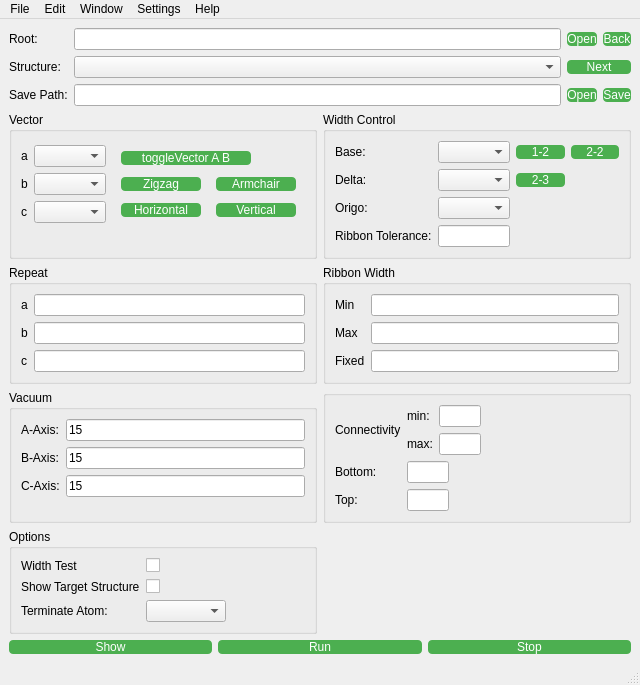
<?xml version="1.0" encoding="UTF-8"?>
<ui version="4.0">
 <class>MainWindow</class>
 <widget class="QMainWindow" name="MainWindow">
  <property name="geometry">
   <rect>
    <x>0</x>
    <y>0</y>
    <width>640</width>
    <height>680</height>
   </rect>
  </property>
  <property name="maximumSize">
   <size>
    <width>640</width>
    <height>680</height>
   </size>
  </property>
  <property name="windowTitle">
   <string>MainWindow</string>
  </property>
  <property name="styleSheet">
   <string notr="true">
QPushButton{
    background-color: #4CAF50; /* Green */
    border: none;
    color: white;


	border-radius:4px
}
QPushButton:hover{
	background:rgb(0, 255, 127);
	color:black;
	cursor:pointer
}
QLineEdit{
	width:40px
}
</string>
  </property>
  <widget class="QWidget" name="centralWidget">
   <layout class="QVBoxLayout" name="verticalLayout_2">
    <item>
     <layout class="QGridLayout" name="gridLayout">
      <item row="0" column="1">
       <widget class="QLineEdit" name="rootPath">
        <property name="readOnly">
         <bool>true</bool>
        </property>
       </widget>
      </item>
      <item row="2" column="0">
       <widget class="QLabel" name="label_3">
        <property name="text">
         <string>Save Path:</string>
        </property>
       </widget>
      </item>
      <item row="0" column="0">
       <widget class="QLabel" name="label">
        <property name="text">
         <string>Root:</string>
        </property>
       </widget>
      </item>
      <item row="1" column="1">
       <widget class="QComboBox" name="choiceStructure"/>
      </item>
      <item row="2" column="3">
       <widget class="QPushButton" name="saveToPath">
        <property name="text">
         <string>Save</string>
        </property>
       </widget>
      </item>
      <item row="0" column="3">
       <widget class="QPushButton" name="backRootPath">
        <property name="text">
         <string>Back</string>
        </property>
       </widget>
      </item>
      <item row="1" column="2" colspan="2">
       <widget class="QPushButton" name="nextStructure">
        <property name="text">
         <string>Next</string>
        </property>
       </widget>
      </item>
      <item row="2" column="1">
       <widget class="QLineEdit" name="savedPath"/>
      </item>
      <item row="2" column="2">
       <widget class="QPushButton" name="openSavePath">
        <property name="text">
         <string>Open</string>
        </property>
       </widget>
      </item>
      <item row="1" column="0">
       <widget class="QLabel" name="label_2">
        <property name="text">
         <string>Structure:</string>
        </property>
       </widget>
      </item>
      <item row="0" column="2">
       <widget class="QPushButton" name="openRootPath">
        <property name="text">
         <string>Open</string>
        </property>
       </widget>
      </item>
     </layout>
    </item>
    <item>
     <layout class="QGridLayout" name="gridLayout_8">
      <item row="0" column="0">
       <widget class="QGroupBox" name="groupBox_2">
        <property name="sizePolicy">
         <sizepolicy hsizetype="Preferred" vsizetype="Preferred">
          <horstretch>1</horstretch>
          <verstretch>0</verstretch>
         </sizepolicy>
        </property>
        <property name="maximumSize">
         <size>
          <width>16777215</width>
          <height>16777215</height>
         </size>
        </property>
        <property name="title">
         <string>Vector</string>
        </property>
        <layout class="QGridLayout" name="gridLayout_3">
         <item row="0" column="0">
          <layout class="QFormLayout" name="formLayout">
           <item row="0" column="0">
            <widget class="QLabel" name="label_8">
             <property name="text">
              <string>a</string>
             </property>
            </widget>
           </item>
           <item row="0" column="1">
            <widget class="QComboBox" name="vectorA"/>
           </item>
           <item row="1" column="0">
            <widget class="QLabel" name="label_17">
             <property name="text">
              <string>b</string>
             </property>
            </widget>
           </item>
           <item row="1" column="1">
            <widget class="QComboBox" name="vectorB"/>
           </item>
           <item row="2" column="0">
            <widget class="QLabel" name="label_18">
             <property name="text">
              <string>c</string>
             </property>
            </widget>
           </item>
           <item row="2" column="1">
            <widget class="QComboBox" name="vectorC"/>
           </item>
          </layout>
         </item>
         <item row="0" column="1">
          <layout class="QGridLayout" name="gridLayout_2">
           <item row="0" column="0" colspan="2">
            <widget class="QPushButton" name="toggleVectorAB">
             <property name="maximumSize">
              <size>
               <width>130</width>
               <height>16777215</height>
              </size>
             </property>
             <property name="text">
              <string>toggleVector A B</string>
             </property>
            </widget>
           </item>
           <item row="1" column="0">
            <widget class="QPushButton" name="setVectorZigzag">
             <property name="maximumSize">
              <size>
               <width>80</width>
               <height>16777215</height>
              </size>
             </property>
             <property name="text">
              <string>Zigzag</string>
             </property>
            </widget>
           </item>
           <item row="1" column="1">
            <widget class="QPushButton" name="setVectorArmchair">
             <property name="maximumSize">
              <size>
               <width>80</width>
               <height>16777215</height>
              </size>
             </property>
             <property name="text">
              <string>Armchair</string>
             </property>
            </widget>
           </item>
           <item row="2" column="0">
            <widget class="QPushButton" name="setVectorHorizontal">
             <property name="maximumSize">
              <size>
               <width>80</width>
               <height>16777215</height>
              </size>
             </property>
             <property name="text">
              <string>Horizontal</string>
             </property>
            </widget>
           </item>
           <item row="2" column="1">
            <widget class="QPushButton" name="setVectorVertical">
             <property name="maximumSize">
              <size>
               <width>80</width>
               <height>16777215</height>
              </size>
             </property>
             <property name="text">
              <string>Vertical</string>
             </property>
            </widget>
           </item>
          </layout>
         </item>
         <item row="1" column="1">
          <spacer name="horizontalSpacer_4">
           <property name="orientation">
            <enum>Qt::Horizontal</enum>
           </property>
           <property name="sizeHint" stdset="0">
            <size>
             <width>40</width>
             <height>20</height>
            </size>
           </property>
          </spacer>
         </item>
        </layout>
       </widget>
      </item>
      <item row="0" column="1">
       <widget class="QGroupBox" name="groupBox">
        <property name="sizePolicy">
         <sizepolicy hsizetype="Preferred" vsizetype="Preferred">
          <horstretch>1</horstretch>
          <verstretch>0</verstretch>
         </sizepolicy>
        </property>
        <property name="title">
         <string>Width Control</string>
        </property>
        <layout class="QVBoxLayout" name="verticalLayout">
         <item>
          <layout class="QVBoxLayout" name="verticalLayout_7">
           <item>
            <layout class="QGridLayout" name="gridLayout_7">
             <item row="1" column="1">
              <widget class="QComboBox" name="widthControlDelta"/>
             </item>
             <item row="2" column="1">
              <widget class="QComboBox" name="widthControlOrigo"/>
             </item>
             <item row="0" column="2">
              <widget class="QPushButton" name="setVector1_2">
               <property name="text">
                <string>1-2</string>
               </property>
              </widget>
             </item>
             <item row="0" column="0">
              <widget class="QLabel" name="label_13">
               <property name="text">
                <string>Base:</string>
               </property>
              </widget>
             </item>
             <item row="1" column="2">
              <widget class="QPushButton" name="setVector2_3">
               <property name="text">
                <string>2-3</string>
               </property>
              </widget>
             </item>
             <item row="0" column="1">
              <widget class="QComboBox" name="widthControlBase"/>
             </item>
             <item row="3" column="1">
              <widget class="QLineEdit" name="ribbonTolerance">
               <property name="sizePolicy">
                <sizepolicy hsizetype="Expanding" vsizetype="Fixed">
                 <horstretch>0</horstretch>
                 <verstretch>0</verstretch>
                </sizepolicy>
               </property>
              </widget>
             </item>
             <item row="1" column="0">
              <widget class="QLabel" name="label_14">
               <property name="text">
                <string>Delta:</string>
               </property>
              </widget>
             </item>
             <item row="0" column="3">
              <widget class="QPushButton" name="setVector2_2">
               <property name="text">
                <string>2-2</string>
               </property>
              </widget>
             </item>
             <item row="3" column="0">
              <widget class="QLabel" name="label_16">
               <property name="text">
                <string>Ribbon Tolerance:</string>
               </property>
              </widget>
             </item>
             <item row="2" column="0">
              <widget class="QLabel" name="label_15">
               <property name="text">
                <string>Origo:</string>
               </property>
              </widget>
             </item>
             <item row="3" column="2">
              <spacer name="horizontalSpacer_5">
               <property name="orientation">
                <enum>Qt::Horizontal</enum>
               </property>
               <property name="sizeHint" stdset="0">
                <size>
                 <width>40</width>
                 <height>20</height>
                </size>
               </property>
              </spacer>
             </item>
             <item row="3" column="3">
              <spacer name="horizontalSpacer_6">
               <property name="orientation">
                <enum>Qt::Horizontal</enum>
               </property>
               <property name="sizeHint" stdset="0">
                <size>
                 <width>40</width>
                 <height>20</height>
                </size>
               </property>
              </spacer>
             </item>
            </layout>
           </item>
          </layout>
         </item>
        </layout>
       </widget>
      </item>
      <item row="1" column="0">
       <widget class="QGroupBox" name="groupBox_7">
        <property name="sizePolicy">
         <sizepolicy hsizetype="Preferred" vsizetype="Preferred">
          <horstretch>1</horstretch>
          <verstretch>0</verstretch>
         </sizepolicy>
        </property>
        <property name="maximumSize">
         <size>
          <width>16777215</width>
          <height>16777215</height>
         </size>
        </property>
        <property name="title">
         <string>Repeat</string>
        </property>
        <layout class="QFormLayout" name="formLayout_4">
         <item row="0" column="0">
          <widget class="QLabel" name="label_12">
           <property name="text">
            <string>a</string>
           </property>
          </widget>
         </item>
         <item row="0" column="1">
          <widget class="QLineEdit" name="repeatA"/>
         </item>
         <item row="1" column="0">
          <widget class="QLabel" name="label_19">
           <property name="text">
            <string>b</string>
           </property>
          </widget>
         </item>
         <item row="1" column="1">
          <widget class="QLineEdit" name="repeatB"/>
         </item>
         <item row="2" column="0">
          <widget class="QLabel" name="label_20">
           <property name="text">
            <string>c</string>
           </property>
          </widget>
         </item>
         <item row="2" column="1">
          <widget class="QLineEdit" name="repeatC"/>
         </item>
        </layout>
       </widget>
      </item>
      <item row="1" column="1">
       <widget class="QGroupBox" name="groupBox_5">
        <property name="sizePolicy">
         <sizepolicy hsizetype="Preferred" vsizetype="Preferred">
          <horstretch>1</horstretch>
          <verstretch>0</verstretch>
         </sizepolicy>
        </property>
        <property name="title">
         <string>Ribbon Width</string>
        </property>
        <layout class="QFormLayout" name="formLayout_2">
         <item row="0" column="0">
          <widget class="QLabel" name="label_52">
           <property name="text">
            <string>Min</string>
           </property>
          </widget>
         </item>
         <item row="0" column="1">
          <widget class="QLineEdit" name="minRibbonWidth"/>
         </item>
         <item row="1" column="0">
          <widget class="QLabel" name="label_50">
           <property name="text">
            <string>Max</string>
           </property>
          </widget>
         </item>
         <item row="1" column="1">
          <widget class="QLineEdit" name="maxRibbonWidth"/>
         </item>
         <item row="2" column="0">
          <widget class="QLabel" name="label_49">
           <property name="text">
            <string>Fixed</string>
           </property>
          </widget>
         </item>
         <item row="2" column="1">
          <widget class="QLineEdit" name="fixedRibbonWidth"/>
         </item>
        </layout>
       </widget>
      </item>
      <item row="2" column="0">
       <widget class="QGroupBox" name="groupBox_4">
        <property name="sizePolicy">
         <sizepolicy hsizetype="Preferred" vsizetype="Preferred">
          <horstretch>1</horstretch>
          <verstretch>0</verstretch>
         </sizepolicy>
        </property>
        <property name="maximumSize">
         <size>
          <width>16777215</width>
          <height>16777215</height>
         </size>
        </property>
        <property name="title">
         <string>Vacuum</string>
        </property>
        <layout class="QFormLayout" name="formLayout_6">
         <item row="0" column="0">
          <widget class="QLabel" name="label_22">
           <property name="text">
            <string>A-Axis:</string>
           </property>
          </widget>
         </item>
         <item row="0" column="1">
          <widget class="QLineEdit" name="vacuumA">
           <property name="text">
            <string>15</string>
           </property>
          </widget>
         </item>
         <item row="1" column="0">
          <widget class="QLabel" name="label_10">
           <property name="text">
            <string>B-Axis:</string>
           </property>
          </widget>
         </item>
         <item row="1" column="1">
          <widget class="QLineEdit" name="vacuumB">
           <property name="text">
            <string>15</string>
           </property>
          </widget>
         </item>
         <item row="2" column="0">
          <widget class="QLabel" name="label_11">
           <property name="text">
            <string>C-Axis:</string>
           </property>
          </widget>
         </item>
         <item row="2" column="1">
          <widget class="QLineEdit" name="vacuumC">
           <property name="text">
            <string>15</string>
           </property>
          </widget>
         </item>
        </layout>
       </widget>
      </item>
      <item row="2" column="1">
       <widget class="QGroupBox" name="groupBox_6">
        <property name="sizePolicy">
         <sizepolicy hsizetype="Preferred" vsizetype="Preferred">
          <horstretch>1</horstretch>
          <verstretch>0</verstretch>
         </sizepolicy>
        </property>
        <property name="title">
         <string/>
        </property>
        <layout class="QFormLayout" name="formLayout_7">
         <item row="0" column="0">
          <widget class="QLabel" name="label_7">
           <property name="sizePolicy">
            <sizepolicy hsizetype="Preferred" vsizetype="Expanding">
             <horstretch>0</horstretch>
             <verstretch>0</verstretch>
            </sizepolicy>
           </property>
           <property name="text">
            <string>Connectivity</string>
           </property>
           <property name="alignment">
            <set>Qt::AlignLeading|Qt::AlignLeft|Qt::AlignVCenter</set>
           </property>
          </widget>
         </item>
         <item row="0" column="1">
          <layout class="QFormLayout" name="formLayout_5">
           <property name="formAlignment">
            <set>Qt::AlignLeading|Qt::AlignLeft|Qt::AlignVCenter</set>
           </property>
           <item row="0" column="0">
            <widget class="QLabel" name="label_9">
             <property name="text">
              <string>min:</string>
             </property>
            </widget>
           </item>
           <item row="0" column="1">
            <widget class="QLineEdit" name="connectivityMin">
             <property name="sizePolicy">
              <sizepolicy hsizetype="Fixed" vsizetype="Fixed">
               <horstretch>1</horstretch>
               <verstretch>0</verstretch>
              </sizepolicy>
             </property>
            </widget>
           </item>
           <item row="1" column="0">
            <widget class="QLabel" name="label_23">
             <property name="text">
              <string>max:</string>
             </property>
            </widget>
           </item>
           <item row="1" column="1">
            <widget class="QLineEdit" name="connectivityMax">
             <property name="sizePolicy">
              <sizepolicy hsizetype="Fixed" vsizetype="Fixed">
               <horstretch>1</horstretch>
               <verstretch>0</verstretch>
              </sizepolicy>
             </property>
            </widget>
           </item>
          </layout>
         </item>
         <item row="1" column="0">
          <widget class="QLabel" name="label_45">
           <property name="sizePolicy">
            <sizepolicy hsizetype="Preferred" vsizetype="Expanding">
             <horstretch>0</horstretch>
             <verstretch>0</verstretch>
            </sizepolicy>
           </property>
           <property name="text">
            <string>Bottom:</string>
           </property>
          </widget>
         </item>
         <item row="1" column="1">
          <widget class="QLineEdit" name="bottom">
           <property name="sizePolicy">
            <sizepolicy hsizetype="Fixed" vsizetype="Fixed">
             <horstretch>1</horstretch>
             <verstretch>0</verstretch>
            </sizepolicy>
           </property>
          </widget>
         </item>
         <item row="2" column="0">
          <widget class="QLabel" name="label_21">
           <property name="sizePolicy">
            <sizepolicy hsizetype="Preferred" vsizetype="Expanding">
             <horstretch>0</horstretch>
             <verstretch>0</verstretch>
            </sizepolicy>
           </property>
           <property name="text">
            <string>Top:</string>
           </property>
          </widget>
         </item>
         <item row="2" column="1">
          <widget class="QLineEdit" name="top">
           <property name="sizePolicy">
            <sizepolicy hsizetype="Fixed" vsizetype="Fixed">
             <horstretch>1</horstretch>
             <verstretch>0</verstretch>
            </sizepolicy>
           </property>
          </widget>
         </item>
        </layout>
       </widget>
      </item>
      <item row="3" column="0">
       <widget class="QGroupBox" name="groupBox_3">
        <property name="maximumSize">
         <size>
          <width>16777215</width>
          <height>16777215</height>
         </size>
        </property>
        <property name="title">
         <string>Options</string>
        </property>
        <layout class="QFormLayout" name="formLayout_3">
         <item row="0" column="0">
          <widget class="QLabel" name="label_4">
           <property name="text">
            <string>Width Test</string>
           </property>
          </widget>
         </item>
         <item row="0" column="1">
          <widget class="QCheckBox" name="ifWidthTest">
           <property name="text">
            <string/>
           </property>
          </widget>
         </item>
         <item row="1" column="0">
          <widget class="QLabel" name="label_5">
           <property name="text">
            <string>Show Target Structure</string>
           </property>
          </widget>
         </item>
         <item row="1" column="1">
          <widget class="QCheckBox" name="ifShowTargetStructure">
           <property name="text">
            <string/>
           </property>
          </widget>
         </item>
         <item row="2" column="0">
          <widget class="QLabel" name="label_6">
           <property name="text">
            <string>Terminate Atom:</string>
           </property>
          </widget>
         </item>
         <item row="2" column="1">
          <widget class="QComboBox" name="terminateAtom">
           <property name="maximumSize">
            <size>
             <width>80</width>
             <height>16777215</height>
            </size>
           </property>
          </widget>
         </item>
        </layout>
       </widget>
      </item>
     </layout>
    </item>
    <item>
     <layout class="QGridLayout" name="gridLayout_4">
      <item row="0" column="0">
       <widget class="QPushButton" name="showStructure">
        <property name="text">
         <string>Show</string>
        </property>
       </widget>
      </item>
      <item row="0" column="1">
       <widget class="QPushButton" name="runProgram">
        <property name="text">
         <string>Run</string>
        </property>
       </widget>
      </item>
      <item row="0" column="2">
       <widget class="QPushButton" name="stopProgram">
        <property name="text">
         <string>Stop</string>
        </property>
       </widget>
      </item>
     </layout>
    </item>
   </layout>
  </widget>
  <widget class="QMenuBar" name="menubar">
   <property name="geometry">
    <rect>
     <x>0</x>
     <y>0</y>
     <width>640</width>
     <height>26</height>
    </rect>
   </property>
   <widget class="QMenu" name="menu">
    <property name="title">
     <string>File</string>
    </property>
    <addaction name="actionOpen"/>
    <addaction name="actionExit"/>
   </widget>
   <widget class="QMenu" name="menuEdit">
    <property name="title">
     <string>Edit</string>
    </property>
   </widget>
   <widget class="QMenu" name="menuWindow">
    <property name="title">
     <string>Window</string>
    </property>
   </widget>
   <widget class="QMenu" name="menuSettings">
    <property name="title">
     <string>Settings</string>
    </property>
   </widget>
   <widget class="QMenu" name="menuHelp">
    <property name="title">
     <string>Help</string>
    </property>
    <addaction name="actionAbout"/>
   </widget>
   <addaction name="menu"/>
   <addaction name="menuEdit"/>
   <addaction name="menuWindow"/>
   <addaction name="menuSettings"/>
   <addaction name="menuHelp"/>
  </widget>
  <widget class="QStatusBar" name="statusbar"/>
  <action name="actionOpen">
   <property name="text">
    <string>&amp;Open</string>
   </property>
  </action>
  <action name="actionExit">
   <property name="text">
    <string>Exit</string>
   </property>
  </action>
  <action name="actionAbout">
   <property name="text">
    <string>About</string>
   </property>
  </action>
 </widget>
 <resources/>
 <connections>
  <connection>
   <sender>openRootPath</sender>
   <signal>clicked()</signal>
   <receiver>MainWindow</receiver>
   <slot>openFilesSlot()</slot>
   <hints>
    <hint type="sourcelabel">
     <x>611</x>
     <y>52</y>
    </hint>
    <hint type="destinationlabel">
     <x>530</x>
     <y>119</y>
    </hint>
   </hints>
  </connection>
  <connection>
   <sender>backRootPath</sender>
   <signal>clicked()</signal>
   <receiver>MainWindow</receiver>
   <slot>openFilesSlot()</slot>
   <hints>
    <hint type="sourcelabel">
     <x>649</x>
     <y>45</y>
    </hint>
    <hint type="destinationlabel">
     <x>529</x>
     <y>27</y>
    </hint>
   </hints>
  </connection>
  <connection>
   <sender>openSavePath</sender>
   <signal>clicked()</signal>
   <receiver>MainWindow</receiver>
   <slot>openFilesSlot()</slot>
   <hints>
    <hint type="sourcelabel">
     <x>611</x>
     <y>100</y>
    </hint>
    <hint type="destinationlabel">
     <x>533</x>
     <y>153</y>
    </hint>
   </hints>
  </connection>
  <connection>
   <sender>nextStructure</sender>
   <signal>clicked()</signal>
   <receiver>MainWindow</receiver>
   <slot>nextStructureSlot()</slot>
   <hints>
    <hint type="sourcelabel">
     <x>641</x>
     <y>77</y>
    </hint>
    <hint type="destinationlabel">
     <x>526</x>
     <y>195</y>
    </hint>
   </hints>
  </connection>
  <connection>
   <sender>rootPath</sender>
   <signal>textChanged(QString)</signal>
   <receiver>MainWindow</receiver>
   <slot>loadStructuresSlot()</slot>
   <hints>
    <hint type="sourcelabel">
     <x>340</x>
     <y>46</y>
    </hint>
    <hint type="destinationlabel">
     <x>300</x>
     <y>28</y>
    </hint>
   </hints>
  </connection>
  <connection>
   <sender>choiceStructure</sender>
   <signal>currentTextChanged(QString)</signal>
   <receiver>MainWindow</receiver>
   <slot>parseStructureSlot()</slot>
   <hints>
    <hint type="sourcelabel">
     <x>214</x>
     <y>77</y>
    </hint>
    <hint type="destinationlabel">
     <x>12</x>
     <y>114</y>
    </hint>
   </hints>
  </connection>
  <connection>
   <sender>saveToPath</sender>
   <signal>clicked()</signal>
   <receiver>MainWindow</receiver>
   <slot>saveToPathSlot()</slot>
   <hints>
    <hint type="sourcelabel">
     <x>649</x>
     <y>100</y>
    </hint>
    <hint type="destinationlabel">
     <x>530</x>
     <y>85</y>
    </hint>
   </hints>
  </connection>
  <connection>
   <sender>setVector1_2</sender>
   <signal>clicked()</signal>
   <receiver>MainWindow</receiver>
   <slot>changeComboBoxSlot()</slot>
   <hints>
    <hint type="sourcelabel">
     <x>114</x>
     <y>295</y>
    </hint>
    <hint type="destinationlabel">
     <x>7</x>
     <y>321</y>
    </hint>
   </hints>
  </connection>
  <connection>
   <sender>setVector2_2</sender>
   <signal>clicked()</signal>
   <receiver>MainWindow</receiver>
   <slot>changeComboBoxSlot()</slot>
   <hints>
    <hint type="sourcelabel">
     <x>323</x>
     <y>297</y>
    </hint>
    <hint type="destinationlabel">
     <x>529</x>
     <y>261</y>
    </hint>
   </hints>
  </connection>
  <connection>
   <sender>setVector2_3</sender>
   <signal>clicked()</signal>
   <receiver>MainWindow</receiver>
   <slot>changeComboBoxSlot()</slot>
   <hints>
    <hint type="sourcelabel">
     <x>614</x>
     <y>299</y>
    </hint>
    <hint type="destinationlabel">
     <x>526</x>
     <y>297</y>
    </hint>
   </hints>
  </connection>
  <connection>
   <sender>toggleVectorAB</sender>
   <signal>clicked()</signal>
   <receiver>MainWindow</receiver>
   <slot>changeComboBoxSlot()</slot>
   <hints>
    <hint type="sourcelabel">
     <x>469</x>
     <y>382</y>
    </hint>
    <hint type="destinationlabel">
     <x>527</x>
     <y>411</y>
    </hint>
   </hints>
  </connection>
  <connection>
   <sender>setVectorZigzag</sender>
   <signal>clicked()</signal>
   <receiver>MainWindow</receiver>
   <slot>changeComboBoxSlot()</slot>
   <hints>
    <hint type="sourcelabel">
     <x>78</x>
     <y>434</y>
    </hint>
    <hint type="destinationlabel">
     <x>7</x>
     <y>461</y>
    </hint>
   </hints>
  </connection>
  <connection>
   <sender>setVectorArmchair</sender>
   <signal>clicked()</signal>
   <receiver>MainWindow</receiver>
   <slot>changeComboBoxSlot()</slot>
   <hints>
    <hint type="sourcelabel">
     <x>325</x>
     <y>444</y>
    </hint>
    <hint type="destinationlabel">
     <x>119</x>
     <y>468</y>
    </hint>
   </hints>
  </connection>
  <connection>
   <sender>setVectorHorizontal</sender>
   <signal>clicked()</signal>
   <receiver>MainWindow</receiver>
   <slot>changeComboBoxSlot()</slot>
   <hints>
    <hint type="sourcelabel">
     <x>476</x>
     <y>444</y>
    </hint>
    <hint type="destinationlabel">
     <x>208</x>
     <y>471</y>
    </hint>
   </hints>
  </connection>
  <connection>
   <sender>setVectorVertical</sender>
   <signal>clicked()</signal>
   <receiver>MainWindow</receiver>
   <slot>changeComboBoxSlot()</slot>
   <hints>
    <hint type="sourcelabel">
     <x>626</x>
     <y>444</y>
    </hint>
    <hint type="destinationlabel">
     <x>353</x>
     <y>473</y>
    </hint>
   </hints>
  </connection>
  <connection>
   <sender>runProgram</sender>
   <signal>clicked()</signal>
   <receiver>MainWindow</receiver>
   <slot>taskHandlerSlot()</slot>
   <hints>
    <hint type="sourcelabel">
     <x>240</x>
     <y>596</y>
    </hint>
    <hint type="destinationlabel">
     <x>192</x>
     <y>607</y>
    </hint>
   </hints>
  </connection>
  <connection>
   <sender>stopProgram</sender>
   <signal>clicked()</signal>
   <receiver>MainWindow</receiver>
   <slot>taskHandlerSlot()</slot>
   <hints>
    <hint type="sourcelabel">
     <x>470</x>
     <y>594</y>
    </hint>
    <hint type="destinationlabel">
     <x>354</x>
     <y>607</y>
    </hint>
   </hints>
  </connection>
  <connection>
   <sender>showStructure</sender>
   <signal>clicked()</signal>
   <receiver>MainWindow</receiver>
   <slot>showStructureSlot()</slot>
   <hints>
    <hint type="sourcelabel">
     <x>109</x>
     <y>589</y>
    </hint>
    <hint type="destinationlabel">
     <x>71</x>
     <y>603</y>
    </hint>
   </hints>
  </connection>
  <connection>
   <sender>actionOpen</sender>
   <signal>triggered()</signal>
   <receiver>MainWindow</receiver>
   <slot>openFilesSlot()</slot>
   <hints>
    <hint type="sourcelabel">
     <x>-1</x>
     <y>-1</y>
    </hint>
    <hint type="destinationlabel">
     <x>329</x>
     <y>317</y>
    </hint>
   </hints>
  </connection>
  <connection>
   <sender>actionExit</sender>
   <signal>triggered()</signal>
   <receiver>MainWindow</receiver>
   <slot>close()</slot>
   <hints>
    <hint type="sourcelabel">
     <x>-1</x>
     <y>-1</y>
    </hint>
    <hint type="destinationlabel">
     <x>329</x>
     <y>317</y>
    </hint>
   </hints>
  </connection>
  <connection>
   <sender>actionAbout</sender>
   <signal>triggered()</signal>
   <receiver>MainWindow</receiver>
   <slot>getHelp()</slot>
   <hints>
    <hint type="sourcelabel">
     <x>-1</x>
     <y>-1</y>
    </hint>
    <hint type="destinationlabel">
     <x>329</x>
     <y>317</y>
    </hint>
   </hints>
  </connection>
  <connection>
   <sender>nextStructure</sender>
   <signal>clicked()</signal>
   <receiver>MainWindow</receiver>
   <slot>changeShowStructureSlot()</slot>
   <hints>
    <hint type="sourcelabel">
     <x>598</x>
     <y>69</y>
    </hint>
    <hint type="destinationlabel">
     <x>628</x>
     <y>111</y>
    </hint>
   </hints>
  </connection>
 </connections>
 <slots>
  <slot>openFilesSlot()</slot>
  <slot>stateChangeSlot()</slot>
  <slot>nextStructureSlot()</slot>
  <slot>loadStructuresSlot()</slot>
  <slot>parseStructureSlot()</slot>
  <slot>saveToPathSlot()</slot>
  <slot>toggleVectorABSlot()</slot>
  <slot>changeComboBoxSlot()</slot>
  <slot>taskHandlerSlot()</slot>
  <slot>showStructureSlot()</slot>
  <slot>getHelp()</slot>
  <slot>changeShowStructureSlot()</slot>
 </slots>
</ui>
